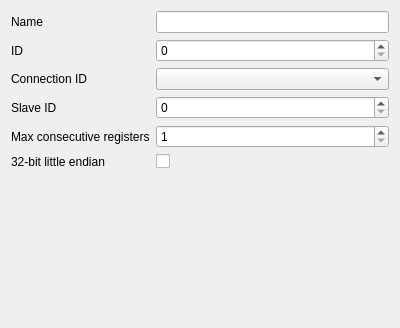
<?xml version="1.0" encoding="UTF-8"?>
<ui version="4.0">
 <class>DeviceForm</class>
 <widget class="QWidget" name="DeviceForm">
  <property name="geometry">
   <rect>
    <x>0</x>
    <y>0</y>
    <width>400</width>
    <height>328</height>
   </rect>
  </property>
  <property name="windowTitle">
   <string>Form</string>
  </property>
  <layout class="QVBoxLayout" name="verticalLayout">
   <item>
    <layout class="QGridLayout" name="gridLayout">
     <item row="2" column="0">
      <widget class="QLabel" name="label_3">
       <property name="text">
        <string>Connection ID</string>
       </property>
      </widget>
     </item>
     <item row="0" column="1">
      <widget class="QLineEdit" name="lineName"/>
     </item>
     <item row="1" column="1">
      <widget class="QSpinBox" name="spinId"/>
     </item>
     <item row="3" column="1">
      <widget class="QSpinBox" name="spinSlaveId">
       <property name="maximum">
        <number>255</number>
       </property>
      </widget>
     </item>
     <item row="3" column="0">
      <widget class="QLabel" name="label_4">
       <property name="text">
        <string>Slave ID</string>
       </property>
      </widget>
     </item>
     <item row="2" column="1">
      <widget class="QComboBox" name="comboConnection"/>
     </item>
     <item row="4" column="0">
      <widget class="QLabel" name="label_5">
       <property name="text">
        <string>Max consecutive registers</string>
       </property>
      </widget>
     </item>
     <item row="0" column="0">
      <widget class="QLabel" name="label">
       <property name="text">
        <string>Name</string>
       </property>
      </widget>
     </item>
     <item row="1" column="0">
      <widget class="QLabel" name="label_2">
       <property name="text">
        <string>ID</string>
       </property>
      </widget>
     </item>
     <item row="4" column="1">
      <widget class="QSpinBox" name="spinConsecutiveMax">
       <property name="minimum">
        <number>1</number>
       </property>
       <property name="maximum">
        <number>128</number>
       </property>
      </widget>
     </item>
     <item row="5" column="0">
      <widget class="QLabel" name="label_6">
       <property name="text">
        <string>32-bit little endian</string>
       </property>
      </widget>
     </item>
     <item row="5" column="1">
      <widget class="QCheckBox" name="checkEndianness">
       <property name="text">
        <string/>
       </property>
      </widget>
     </item>
    </layout>
   </item>
   <item>
    <spacer name="verticalSpacer">
     <property name="orientation">
      <enum>Qt::Orientation::Vertical</enum>
     </property>
     <property name="sizeHint" stdset="0">
      <size>
       <width>20</width>
       <height>40</height>
      </size>
     </property>
    </spacer>
   </item>
  </layout>
 </widget>
 <resources/>
 <connections/>
</ui>
